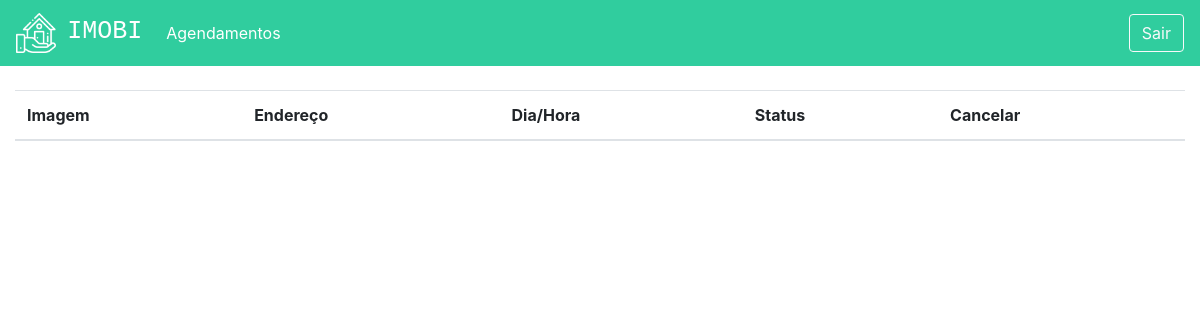
The app's page /agendamentos/ (signed in), older data.
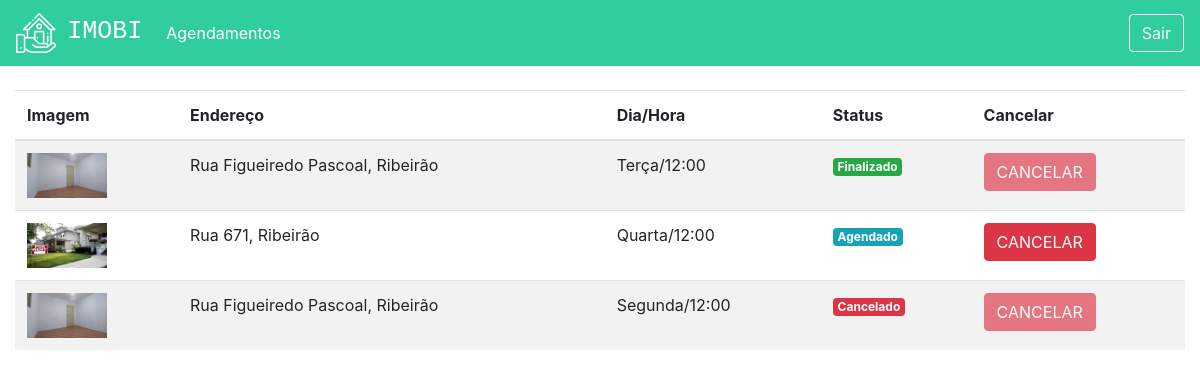
The same page, newer data.
### plataforma/models.py (models this page shows, shortened)
class Visitas(models.Model):
    choices = (('S', 'Segunda'),
                ('T', 'Terça'),
                ('Q', 'Quarta'),
                ('QI', 'Quinta'),
                ('SE', 'Sexta'),
                ('SA', 'Sabado'),
                ('D', 'Domingo'))
    choices_status = (('A', 'Agendado'),
                      ('F', 'Finalizado'),
                      ('C', 'Cancelado'))
    imovel = models.ForeignKey(Imovei, on_delete=models.DO_NOTHING)
    usuario = models.ForeignKey(User, on_delete=models.DO_NOTHING)
    dia = models.CharField(max_length=20)
    horario = models.TimeField()
    status = models.CharField(max_length=1, choices=choices_status, default="A")

class Imovei(models.Model):
    choices = (('V', 'Venda'),
               ('A', 'Aluguel'))
    choices_imovel = (('A', 'Apartamento'),
                      ('C', 'Casa'))
    imagens = models.ManyToManyField(Imagem)
    valor = models.FloatField()
    quartos = models.IntegerField()
    tamanho = models.FloatField()
    cidade = models.ForeignKey(Cidade, on_delete=models.DO_NOTHING)
    rua = models.CharField(max_length=50)
    tipo = models.CharField(max_length=1, choices=choices)
    tipo_imovel = models.CharField(max_length=1, choices=choices_imovel)
    numero = models.IntegerField()
    descricao = models.TextField()
    dias_visita = models.ManyToManyField(DiasVisita)
    horarios = models.ManyToManyField(Horario)

class Imagem(models.Model):
    img = models.ImageField(upload_to='img')
    def __str__(self) -> str:
        return self.img.url

class Cidade(models.Model):
    nome = models.CharField(max_length=30)
    def __str__(self) -> str:
        return self.nome

### plataforma/views.py (the view)
# urls.py: path('agendamentos/', views.agendamentos, name="agendamentos"),
def agendamentos(request):
    visitas = Visitas.objects.filter(usuario=request.user)
    return render(request, "agendamentos.html", {'visitas': visitas})

### plataforma/templates/agendamentos.html
{% extends 'base.html' %}
{% load static %}
{% block 'head' %}
<link rel="stylesheet" href="{% static 'plataforma/css/home.css' %}">
{% endblock %}
{% block 'body' %}
<div class="container-fluid">
    <br>
    <div class="row">
        <div class="table-responsive col-xs-12 col-sm-12 col-md-12">
            <table class="table table-striped table-hover" cellspacing="0" cellpadding="0">
                <thead>
                    <tr>
                        <th scope="col">Imagem</th>
                        <th scope="col">Endereço</th>
                        <th scope="col">Dia/Hora</th>
                        <th scope="col">Status</th>
                        <th scope="col">Cancelar</th>
                    </tr>
                </thead>
                <tbody>
                    {% for visita in visitas %}
                    <tr>
                        <th><img width="80" src="{{visita.imovel.imagens.all.0}}"></th>
                        <td>{{visita.imovel.rua}}, {{visita.imovel.cidade}}</td>
                        <td>{{visita.dia}}/{{visita.horario}}</td>
                        <td>
                            {% if visita.status == "A" %}
                            <span class="badge badge-info">Agendado</span>
                            {% endif %}
                            {% if visita.status == "F" %}
                            <span class="badge badge-success">Finalizado</span>
                            {% endif %}
                            {% if visita.status == "C" %}
                            <span class="badge badge-danger">Cancelado</span>
                            {% endif %}
                        </td>
                        <td>
                            {% if visita.status == "A" %}
                            <a href="{% url 'cancelar_agendamento' visita.id %}" class="btn btn-danger">CANCELAR</a>
                            {% else %}
                            <a href="" class="btn btn-danger disabled">CANCELAR</a>
                            {% endif %}
                        </td>
                    </tr>
                    {% endfor %}
                </tbody>
            </table>
        </div>
    </div>
</div>
{% endblock %}

Row changes from the older to the newer data that the page shows:
added Visitas: imovel.imagens.all.0 (picture), imovel.rua "Rua Figueiredo Pascoal", imovel.cidade "Ribeirão", dia "Terça", horario "12:00", status "Finalizado"
added Visitas: imovel.imagens.all.0 (picture), imovel.rua "Rua 671", imovel.cidade "Ribeirão", dia "Quarta", horario "12:00", status "Agendado"
added Visitas: imovel.imagens.all.0 (picture), imovel.rua "Rua Figueiredo Pascoal", imovel.cidade "Ribeirão", dia "Segunda", horario "12:00", status "Cancelado"
